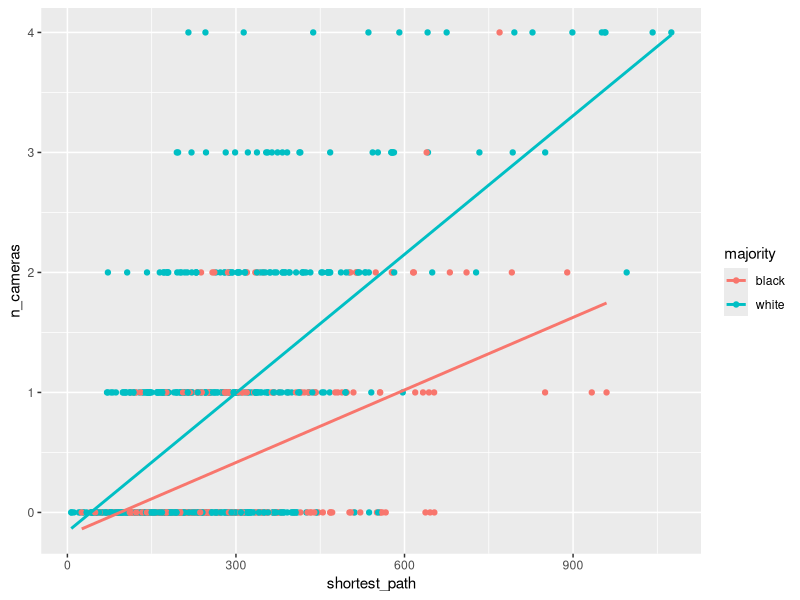

Recreate this plot in R. (Note: this script raises an error after producing the figure.)
## ---- chunk 1
library(ggplot2)
## ---- chunk 2
data1 <- read.csv('./hospital-1-closest.csv')

head(data)
## ---- chunk 3
ggplot(data1, aes(x = shortest_path, y=n_cameras, color=majority)) +  geom_point() + geom_smooth(method = "lm", se = FALSE)
## ---- chunk 4
linmod1 <- lm(shortest_path ~ majority, data=data1)

summary(linmod1)
## ---- chunk 5
linmod <- lm(n_cameras ~ shortest_path + majority, data=data)

summary(linmod)
## ---- chunk 6
data <- na.omit(read.csv('./hospital-1-closest-nonzero.csv'))

head(data)
## ---- chunk 7
ggplot(data, aes(x = shortest_path, y=n_cameras, color=majority)) +  geom_point() + geom_smooth(method = "lm", se = FALSE)
## ---- chunk 8
ggplot(data, aes(x = shortest_path, y=shortest_restricted_path, color=majority)) +  geom_point() + geom_smooth(method = "lm", se = FALSE)
## ---- chunk 9
linmod <- lm(shortest_path ~ majority, data=data)

summary(linmod)
## ---- chunk 10
linmod <- lm(shortest_restricted_path ~ shortest_path + majority, data=data)

summary(linmod)
## ---- chunk 11
linmod <- lm(n_cameras ~ shortest_path + majority, data=data)

summary(linmod)
